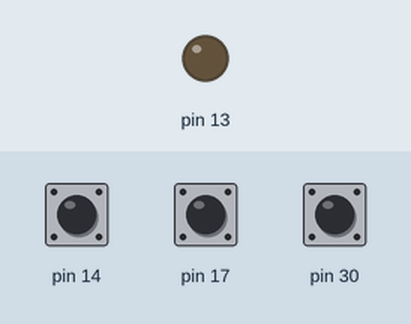
This sketch was run on a simulated Arduino Leonardo, built with avr-gcc and run on an emulated ATmega32U4. Shown: output pins drawn as LEDs (lit = HIGH). The test bench sets the inputs (shaded band); at power-on: pin 17 HIGH, pin 14 HIGH, pin 30 HIGH.

Above: at 1.2 s.
1.3 s: pin 17 pulled LOW for 0.15 s
At 2.5 s:
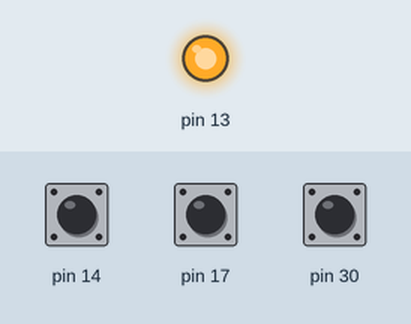
2.9 s: pin 14 pulled LOW for 0.15 s
At 3.8 s:
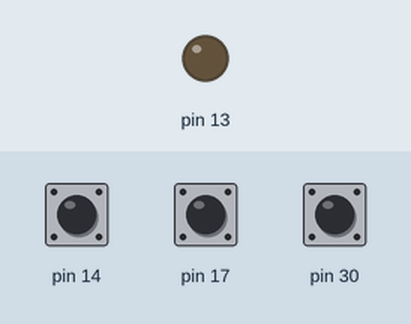
4.5 s: pin 17 pulled LOW for 1 s
At 5.0 s:
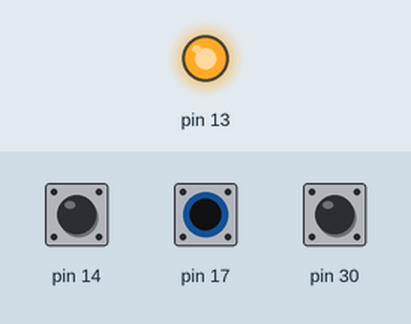
7.0 s: pin 14 pulled LOW for 1 s
At 8.1 s:
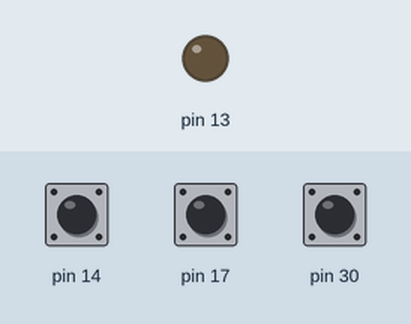
9.5 s: pin 14 driven LOW and pin 17 driven LOW
At 10.3 s:
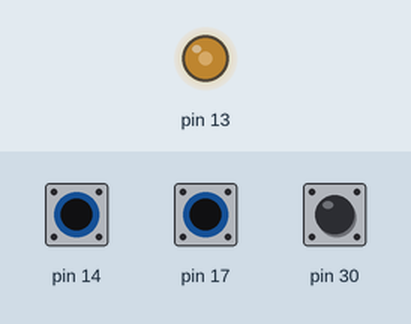
11.0 s: pin 14 driven HIGH
At 12.1 s:
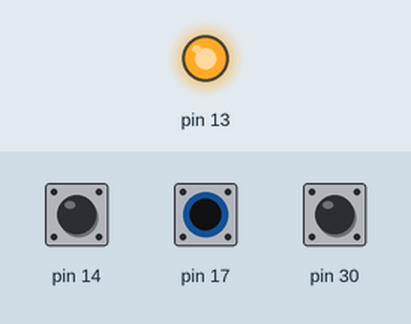
Timing chart, 0 to 13.5 s (numbered marks = the images above; inputs shaded):
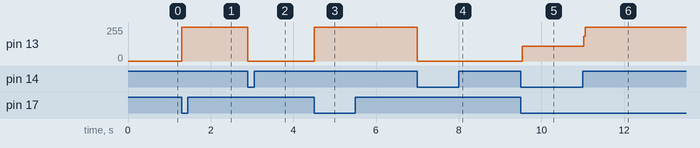

Measured:
- after the input at 1.3 s, pin 13: 0/255 → 255/255 at once
- after the input at 2.9 s, pin 13: 255/255 → 0/255 at once
- after the input at 4.5 s, pin 13: 0/255 → 255/255 at once
- after the input at 7.0 s, pin 13: 255/255 → 0/255 at once
- after the input at 9.5 s, pin 13: 0/255 → 111/255 at once
- after the input at 11.0 s, pin 13: 111/255 → 255/255 at once

The sketch:

push_button_led_solution.ino
```cpp
#include <Wire.h>
#include <Zumo32U4.h>

Zumo32U4ButtonA buttonA;
Zumo32U4ButtonB buttonB;
Zumo32U4ButtonC buttonC;

void setup()
{

}

void loop()
{
  /* TASK 1
  buttonA.waitForButton()
  ledRed(1);
  delay(1000);
  ledRed(0)
  delay(1000);
  ledRed(1);
  delay(1000);
  ledRed(0)
  delay(1000);
  */

  /* TASK 2 */
  if (buttonA.isPressed())
  {
    ledRed(1);
    ledGreen(0);
    ledYellow(0);
  }

  if (buttonB.isPressed())
  {
    ledRed(0);
    ledGreen(1);
    ledYellow(0);
  }

  if (buttonC.isPressed())
  {
    ledRed(0);
    ledGreen(0);
    ledYellow(1);
  }
}
```
